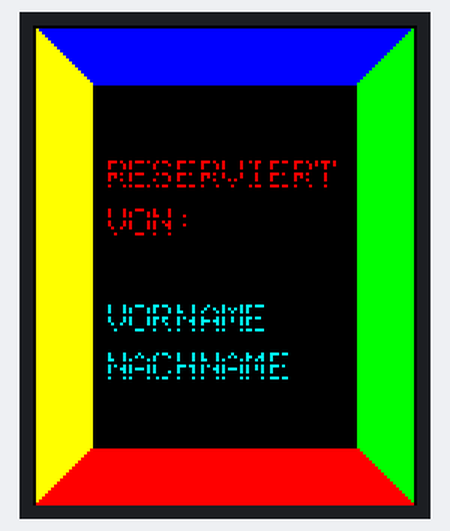
The program below on a simulated ESP32 board running MicroPython. On the bench: 128×160 colour display. At 1.0 s the program stops and its outputs stay as they are.

Above: at 1.0 s.

The program:

displayMenuBooking.py
```python
from ST7735 import TFT
from sysfont import sysfont
from machine import SoftSPI,Pin
import time
import math

spi=SoftSPI(baudrate=20000000, polarity=0, phase=0, sck=Pin(18), mosi=Pin(23), miso=Pin(19))
tft=TFT(spi,22,21,19)

tft.initr()
tft.rgb(True)
tft.fill(TFT.BLACK)

width=128
height=160

def tftPrintColor():
    for i in range(1,20,1):
        tft.hline((i,i), width-(2*i), TFT.BLUE )

    for i in range(1,20,1):
        tft.vline((i,i), height-(2*i), TFT.YELLOW )

    for i in range(1,20,1):
        tft.vline((width-i-1,i), height-(2*i), TFT.GREEN )

    for i in range(1,20,1):
        tft.hline((i,height-i), width-(2*i), TFT.RED )

def tftPrintText():
    v = 45
    tft.text((25, v), "RESERVIERT", TFT.RED, sysfont, 1.35, nowrap=True)
    v += sysfont["Height"] * 2
    tft.text((25, v), "VON:", TFT.RED, sysfont, 1.35, nowrap=True)
    v += sysfont["Height"] * 4
    tft.text((25, v), "VORNAME", TFT.CYAN, sysfont, 1.35, nowrap=True)
    v += sysfont["Height"] * 2
    tft.text((25, v), "NACHNAME", TFT.CYAN, sysfont, 1.35, nowrap=True)
    v += sysfont["Height"] * 2

def test_main():
    tft.fill(TFT.BLACK)
    tftPrintColor()
    tftPrintText()

test_main()
```
